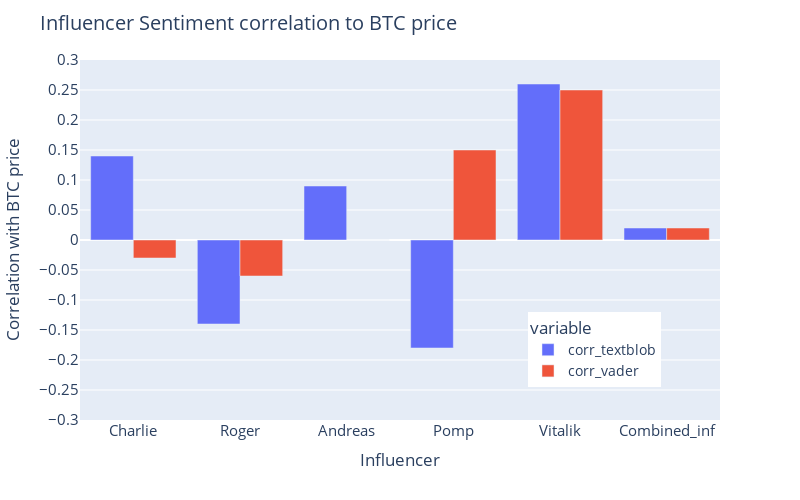

The code cell stored with this chart in its notebook:
### Code cell
fig_inf_results = px.bar(influencer_results,
                         x=influencer_results.index,
                         y=['corr_textblob','corr_vader'],
                         barmode='group')

fig_inf_results.update_layout(title_text='Influencer Sentiment correlation to BTC price', font=dict(size=14),
                             yaxis_title="Correlation with BTC price",
                             xaxis_title="Influencer",
                            width=800,
                            height=500,
                             )

fig_inf_results.update_xaxes(tickfont=dict(size=15))
fig_inf_results.update_yaxes(dtick=0.05,tickfont=dict(size=15))

fig_inf_results.update_layout(yaxis_range=[-.30,0.30])

fig_inf_results.update_layout(legend=dict(
    yanchor="top",
    y=0.30,
    xanchor="left",
    x=0.70
))
fig_inf_results.show()

### Figure 1 — Plotly figure (JSON) as saved in the notebook; plotly's stock layout.template omitted (floating-point values rounded to 4 significant figures)
{"data": [{"alignmentgroup": "True", "hovertemplate": "variable=corr_textblob<br>index=%{x}<br>value=%{y}<extra></extra>", "legendgroup": "corr_textblob", "marker": {"color": "#636efa"}, "name": "corr_textblob", "offsetgroup": "corr_textblob", "orientation": "v", "showlegend": true, "textposition": "auto", "type": "bar", "x": ["Charlie", "Roger", "Andreas", "Pomp", "Vitalik", "Combined_inf"], "xaxis": "x", "y": [0.14, -0.14, 0.09, -0.18, 0.26, 0.02], "yaxis": "y"}, {"alignmentgroup": "True", "hovertemplate": "variable=corr_vader<br>index=%{x}<br>value=%{y}<extra></extra>", "legendgroup": "corr_vader", "marker": {"color": "#EF553B"}, "name": "corr_vader", "offsetgroup": "corr_vader", "orientation": "v", "showlegend": true, "textposition": "auto", "type": "bar", "x": ["Charlie", "Roger", "Andreas", "Pomp", "Vitalik", "Combined_inf"], "xaxis": "x", "y": [-0.03, -0.06, 0, 0.15, 0.25, 0.02], "yaxis": "y"}], "layout": {"barmode": "group", "font": {"size": 14}, "height": 500, "legend": {"title": {"text": "variable"}, "tracegroupgap": 0, "x": 0.7, "xanchor": "left", "y": 0.3, "yanchor": "top"}, "margin": {"t": 60}, "title": {"text": "Influencer Sentiment correlation to BTC price"}, "width": 800, "xaxis": {"anchor": "y", "domain": [0, 1], "tickfont": {"size": 15}, "title": {"text": "Influencer"}}, "yaxis": {"anchor": "x", "domain": [0, 1], "dtick": 0.05, "range": [-0.3, 0.3], "tickfont": {"size": 15}, "title": {"text": "Correlation with BTC price"}}}}
